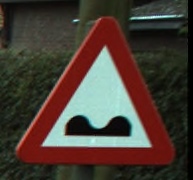
#> input picture belgiumts-dataset/BelgiumTSC_Training/Training/00000/01797_00001.ppm, 193 x 180 px, found by its file name; its folder holds only this picture in this run
$ jupyter execute --allow-errors LeNetWithAugmentation.ipynb   (shell and % lines are left out)
#> lines starting #> are read from the running program, lines starting #| are printed output that depends on the picture
<a href="https://colab.research.google.com/github/IamShivamJaiswal/TrafficSignClassifer/blob/master/LeNetWithAugmentation.ipynb" target="_parent"></a>

[cell 1]
f = open("cookie.txt",'w')
f.write("""
Paste your cookie here
""")
f.close()

How to download Kaggle dataset from command line?[Use this link](https://wdeback.gitlab.io/post/2018-03-08-how-to-download-kaggle-dataset-from-command-line/)

[cell 2]
!cd data && ls

[cell 3]
import numpy as np
import pandas as pd

# imports needed for CNN
import csv
import cv2
import os, glob
import pandas as pd
import numpy as np
import sklearn
from sklearn.model_selection import train_test_split
from keras.utils import to_categorical
import time
from keras.datasets import cifar10
from keras.models import Sequential
from keras.layers import Activation
from keras.layers import Dense
from keras.layers import Dropout
from keras.layers import Flatten
from keras.constraints import maxnorm
from keras.optimizers import SGD
from keras.layers.convolutional import Convolution2D
from keras.layers.convolutional import MaxPooling2D
from keras.utils import np_utils
from matplotlib import pyplot as plt

from subprocess import check_output

[cell 4]
def load_data(data_dir):
    # Get all subdirectories of data_dir. Each represents a label.
#> called with data_dir = 'data/Training/'
    directories = os.listdir(data_dir)
    # Loop through the label directories and collect the data in
    # two lists, labels and images.
    labels = []
    images = []
    category = 0
    for d in directories:
        if (d != 'Readme.txt'):
            file_names = [os.path.join(data_dir + d, f) for f in os.listdir(data_dir + d) if f.endswith(".ppm")]
        else:
            continue
        for f in file_names:
            img = cv2.imread(f)
#> img is the input picture: shape (180, 193, 3); mean B, G, R 52.3, 61.1, 72.6
            imresize = cv2.resize(img, (32, 32))
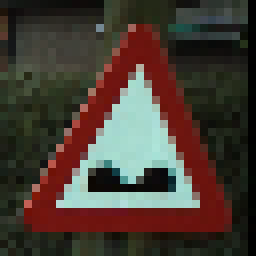
#> imresize: shape (32, 32, 3) (shown 8 times larger); mean B, G, R 51.4, 60.2, 71.6
            #grayimg = cv2.cvtColor(imresize,cv2.COLOR_RGB2GRAY)
            #grayimg=np.reshape(grayimg,(32,32,1))
            #plt.imshow(imresize)
            images.append(imresize)
            labels.append(category)
        category += 1
#> pass 2 of the loop in load_data, `for d in directories:`:
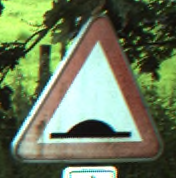
#> input picture belgiumts-dataset/BelgiumTSC_Training/Training/00001/00136_00001.ppm, 176 x 178 px, found by its file name
#> in load_data, img is the input picture: shape (178, 176, 3); mean B, G, R 91.7, 122.2, 108.6
#> in load_data, `imresize = cv2.resize(img, (32, 32))`:
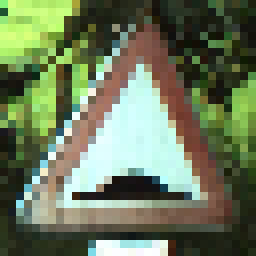
#> imresize: shape (32, 32, 3) (shown 8 times larger); mean B, G, R 91.2, 121.5, 108.1
#> category = 2
    #Normalization
    images = np.array(images).astype('float32')
    images = images / 255.0
    #hot encoding
    labels = np.array(labels)
    #labels = to_categorical(labels,category)
    return images, labels

[cell 5]
X_train, y_train = [],[]
X_train, y_train = load_data('data/Training/')
print (len(X_train))
print (len(y_train))

[cell 6]
temp = -1
fig=plt.figure(figsize=(20, 20))
for i in range(0,y_train.shape[0]):
    if (np.argmax(y_train[i]) != temp):
        fig.add_subplot(10, 2, np.argmax(y_train[i]) + 1)
        plt.imshow(X_train[i])
        if (np.argmax(y_train[i]) >= 19):
            break
        temp = np.argmax(y_train[i])
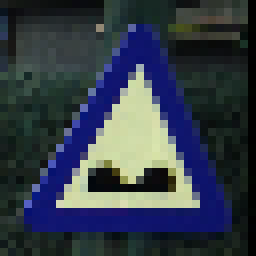
#> shown: shape (32, 32, 3) float32 (shown 8 times larger); mean R, G, B 0.201, 0.236, 0.281

[cell 7]
X_test, y_test = [],[]
#> (the rest of this cell did not finish here and is left out)

print (len(X_test),len(y_test))

[cell 8]
import cv2

def random_translate(img):
    rows,cols,_ = img.shape

    # allow translation up to px pixels in x and y directions
    px = 5
    dx,dy = np.random.randint(-px,px,2)

    M = np.float32([[1,0,dx],[0,1,dy]])
    dst = cv2.warpAffine(img,M,(cols,rows))

    dst = dst[:,:,np.newaxis]

    return np.reshape(dst,(32,32,3))

#> (the rest of this cell did not finish here and is left out)

[cell 9]
def random_scaling(img):
    rows,cols,_ = img.shape

    # transform limits
    px = np.random.randint(-5,5)

    # ending locations
    pts1 = np.float32([[px,px],[rows-px,px],[px,cols-px],[rows-px,cols-px]])

    # starting locations (4 corners)
    pts2 = np.float32([[0,0],[rows,0],[0,cols],[rows,cols]])

    M = cv2.getPerspectiveTransform(pts1,pts2)

    dst = cv2.warpPerspective(img,M,(rows,cols))

    dst = dst[:,:,np.newaxis]

    return np.reshape(dst,(32,32,3))

#> (the rest of this cell did not finish here and is left out)

[cell 10]
def random_warp(img):

    rows,cols,_ = img.shape

    # random scaling coefficients
    rndx = np.random.rand(5) - 0.5
    rndx *= cols * 0.07   # this coefficient determines the degree of warping
    rndy = np.random.rand(5) - 0.5
    rndy *= rows * 0.07

    # 3 starting points for transform, 1/4 way from edges
    x1 = cols/4
    x2 = 3*cols/4
    y1 = rows/4
    y2 = 3*rows/4

    pts1 = np.float32([[y1,x1],
                       [y2,x1],
                       [y1,x2]])
    pts2 = np.float32([[y1+rndy[0],x1+rndx[0]],
                       [y2+rndy[1],x1+rndx[1]],
                       [y1+rndy[2],x2+rndx[2]]])

    M = cv2.getAffineTransform(pts1,pts2)

    dst = cv2.warpAffine(img,M,(cols,rows))

    dst = dst[:,:,np.newaxis]
    return np.reshape(dst,(32,32,3))

#> (the rest of this cell did not finish here and is left out)

[cell 11]
n_classes = 62
# histogram of label frequency (once again, before data augmentation)
hist, bins = np.histogram(y_train, bins=n_classes)
width = 0.7 * (bins[1] - bins[0])
center = (bins[:-1] + bins[1:]) / 2
plt.bar(center, hist, align='center', width=width)
plt.show()
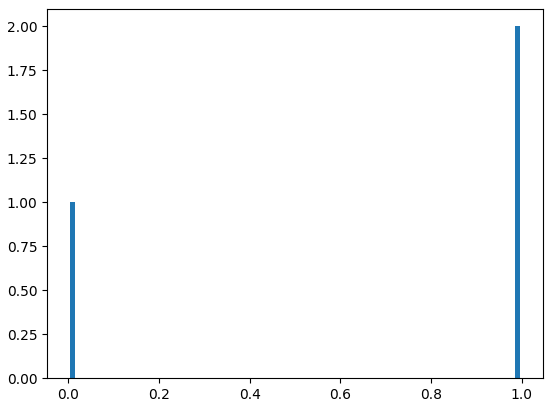
#> figure drawn by matplotlib, 1 panel; tallest bar 2 high, from x = 0.986 to 0.998

[cell 12]
X_train_normalized = np.copy(X_train)
y_train_normalized = np.copy(y_train)
print('X, y shapes:', X_train_normalized.shape, y_train_normalized.shape)
#| X, y shapes: (3, 32, 32, 3) (3,)

input_indices = []
output_indices = []

#> (the rest of this cell did not finish here and is left out)

[cell 13]
# histogram of label frequency (once again, before data augmentation)
hist, bins = np.histogram(y_train_normalized, bins=n_classes)
width = 0.7 * (bins[1] - bins[0])
center = (bins[:-1] + bins[1:]) / 2
plt.bar(center, hist, align='center', width=width)
plt.show()
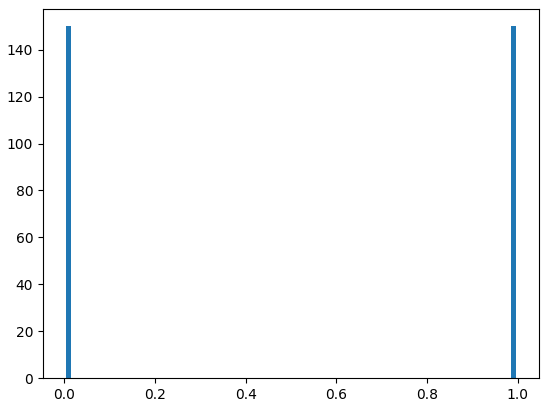
#> figure drawn by matplotlib, 1 panel
